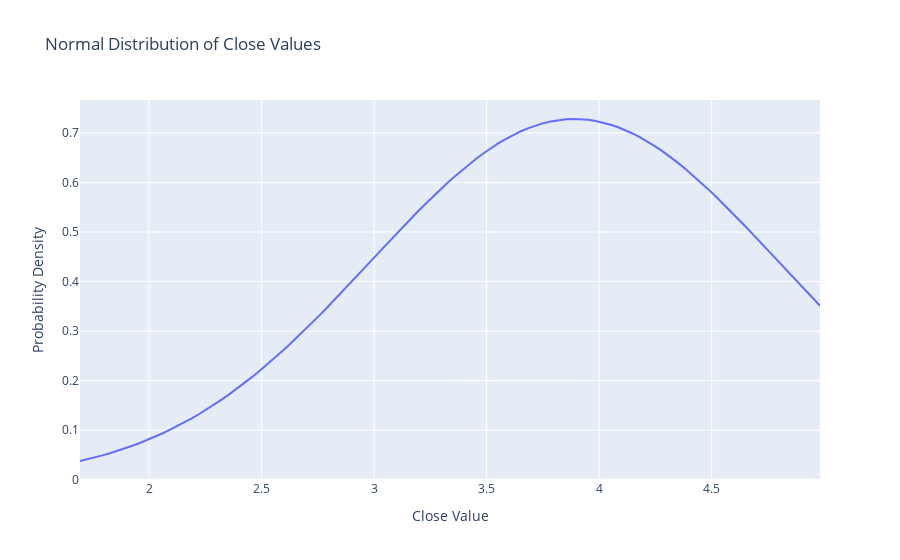

Notebook code for this chart:
### Markdown cell above
Создание нормального распределения, для поиска уровня поддержки.  Уровень поддержки будет вяляться самым максимальынм значением Probability Density

### Code cell
# Создание нормального распределения
mean = top_max_log_returns['close'].mean()
std_dev = top_max_log_returns['close'].std()
x_top_max_log_returns = np.linspace(mean - 3*std_dev, mean + 3*std_dev, 100)
y_top_max_log_returns = (1/(std_dev * np.sqrt(2 * np.pi))) * np.exp(-0.5 * ((x - mean) / std_dev) ** 2)

# Создание графика
fig = px.line(x=x_top_max_log_returns, y=y_top_max_log_returns, labels={'x':'Close Value', 'y':'Probability Density'}, title='Normal Distribution of Close Values')
fig.show()


max_y_index_max_log_returns = np.argmax(y_top_max_log_returns)
x_at_max_y_max_log_returns = x_top_max_log_returns[max_y_index_max_log_returns]

print("Примерный уровень поддержки:", x_at_max_y_max_log_returns)

### Figure 1 — Plotly figure (JSON) as saved in the notebook; plotly's stock layout.template omitted (floating-point values rounded to 4 significant figures)
{"data": [{"hovertemplate": "Close Value=%{x}<br>Probability Density=%{y}<extra></extra>", "legendgroup": "", "line": {"color": "#636efa", "dash": "solid"}, "marker": {"symbol": "circle"}, "mode": "lines", "name": "", "orientation": "v", "showlegend": false, "type": "scatter", "x": [1.693, 1.726, 1.76, 1.793, 1.826, 1.859, 1.893, 1.926, 1.959, 1.992, 2.025, 2.059, 2.092, 2.125, 2.158, 2.191, 2.225, 2.258, 2.291, 2.324, 2.357, 2.391, 2.424, 2.457, 2.49, 2.524, 2.557, 2.59, 2.623, 2.656, 2.69, 2.723, 2.756, 2.789, 2.822, 2.856, 2.889, 2.922, 2.955, 2.988, 3.022, 3.055, 3.088, 3.121, 3.155, 3.188, 3.221, 3.254, 3.287, 3.321, 3.354, 3.387, 3.42, 3.453, 3.487, 3.52, 3.553, 3.586, 3.619, 3.653, 3.686, 3.719, 3.752, 3.786, 3.819, 3.852, 3.885, 3.918, 3.952, 3.985, 4.018, 4.051, 4.084, 4.118, 4.151, 4.184, 4.217, 4.25, 4.284, 4.317, 4.35, 4.383, 4.417, 4.45, 4.483, 4.516, 4.549, 4.583, 4.616, 4.649, 4.682, 4.715, 4.749, 4.782, 4.815, 4.848, 4.882, 4.915, 4.948, 4.981], "xaxis": "x", "y": [0.03793, 0.04145, 0.04523, 0.04929, 0.05364, 0.0583, 0.06327, 0.06858, 0.07423, 0.08024, 0.08662, 0.09338, 0.1005, 0.1081, 0.1161, 0.1244, 0.1333, 0.1425, 0.1522, 0.1623, 0.1728, 0.1838, 0.1953, 0.2071, 0.2194, 0.2321, 0.2452, 0.2587, 0.2725, 0.2867, 0.3013, 0.3162, 0.3313, 0.3467, 0.3623, 0.3781, 0.3941, 0.4102, 0.4264, 0.4426, 0.4589, 0.475, 0.4911, 0.507, 0.5228, 0.5383, 0.5535, 0.5684, 0.5829, 0.597, 0.6105, 0.6236, 0.636, 0.6478, 0.659, 0.6695, 0.6791, 0.6881, 0.6961, 0.7034, 0.7097, 0.7151, 0.7196, 0.7232, 0.7258, 0.7274, 0.728, 0.7277, 0.7263, 0.724, 0.7208, 0.7165, 0.7114, 0.7053, 0.6983, 0.6905, 0.6818, 0.6723, 0.6621, 0.6511, 0.6395, 0.6272, 0.6143, 0.6009, 0.587, 0.5726, 0.5579, 0.5427, 0.5273, 0.5116, 0.4957, 0.4797, 0.4635, 0.4473, 0.4311, 0.4149, 0.3988, 0.3827, 0.3669, 0.3512], "yaxis": "y"}], "layout": {"legend": {"tracegroupgap": 0}, "title": {"text": "Normal Distribution of Close Values"}, "xaxis": {"anchor": "y", "domain": [0, 1], "title": {"text": "Close Value"}}, "yaxis": {"anchor": "x", "domain": [0, 1], "title": {"text": "Probability Density"}}}}
